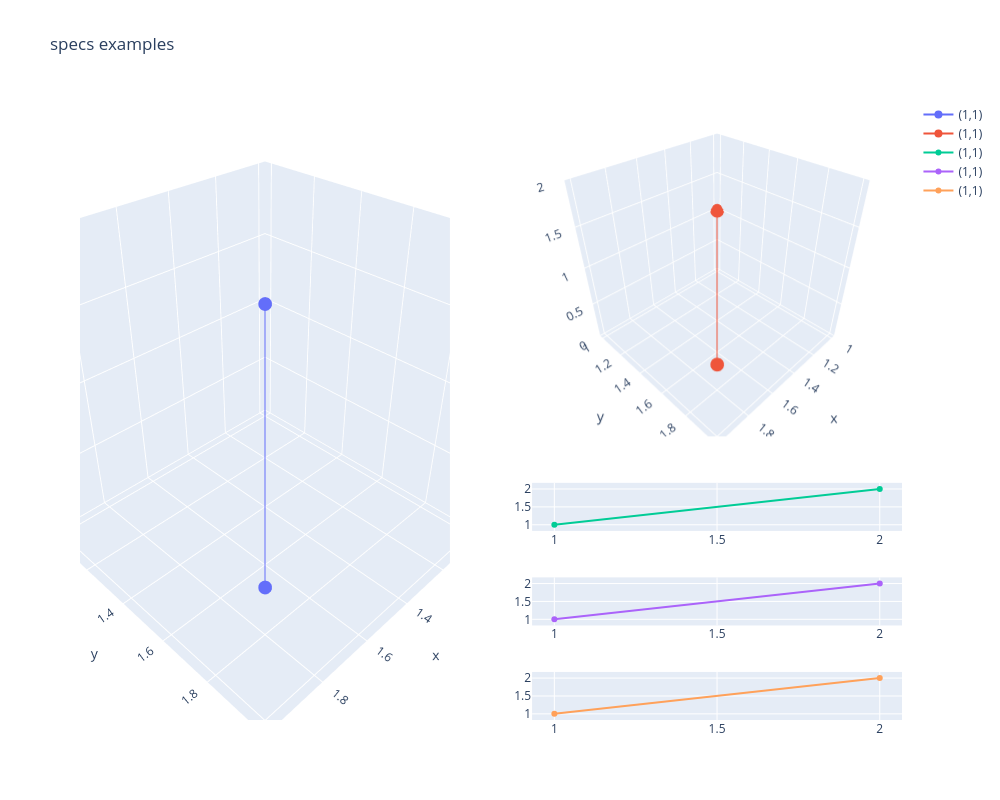

Notebook source saved alongside this figure:
### Code cell
fig = make_subplots(
    row_heights=[0.7, 0.1, 0.1, 0.1],
    column_widths=[0.5, 0.5],
    rows=4, cols=2,
    specs=[[{"rowspan": 4, "type": "scene"}, {"type": "scene"}],
           [None, {"type": "xy"}],
           [None, {"type": "xy"}],
           [None, {"type": "xy"}],
           ],
    print_grid=True)
fig.add_trace(go.Scatter3d(x=[1, 2], y=[1, 2], z=[1, 1], name="(1,1)"), row=1, col=1)
fig.add_trace(go.Scatter3d(x=[1, 2], y=[1, 2], z=[1, 1], name="(1,1)"), row=1, col=2)
fig.add_trace(go.Scatter(x=[1, 2], y=[1, 2], name="(1,1)"), row=2, col=2)
fig.add_trace(go.Scatter(x=[1, 2], y=[1, 2], name="(1,1)"), row=3, col=2)
fig.add_trace(go.Scatter(x=[1, 2], y=[1, 2], name="(1,1)"), row=4, col=2)
fig.update_layout(height=800, width=1000, title_text="specs examples")
fig.show()

### Figure 1 — Plotly figure (JSON) as saved in the notebook; plotly's stock layout.template omitted (floating-point values rounded to 4 significant figures)
{"data": [{"name": "(1,1)", "scene": "scene", "type": "scatter3d", "x": [1, 2], "y": [1, 2], "z": [1, 1]}, {"name": "(1,1)", "scene": "scene2", "type": "scatter3d", "x": [1, 2], "y": [1, 2], "z": [1, 1]}, {"name": "(1,1)", "type": "scatter", "x": [1, 2], "xaxis": "x", "y": [1, 2], "yaxis": "y"}, {"name": "(1,1)", "type": "scatter", "x": [1, 2], "xaxis": "x2", "y": [1, 2], "yaxis": "y2"}, {"name": "(1,1)", "type": "scatter", "x": [1, 2], "xaxis": "x3", "y": [1, 2], "yaxis": "y3"}], "layout": {"height": 800, "scene": {"domain": {"x": [0, 0.45], "y": [0, 1]}}, "scene2": {"domain": {"x": [0.55, 1], "y": [0.4575, 1]}}, "title": {"text": "specs examples"}, "width": 1000, "xaxis": {"anchor": "y", "domain": [0.55, 1]}, "xaxis2": {"anchor": "y2", "domain": [0.55, 1]}, "xaxis3": {"anchor": "y3", "domain": [0.55, 1]}, "yaxis": {"anchor": "x", "domain": [0.305, 0.3825]}, "yaxis2": {"anchor": "x2", "domain": [0.1525, 0.23]}, "yaxis3": {"anchor": "x3", "domain": [0, 0.0775]}}}
